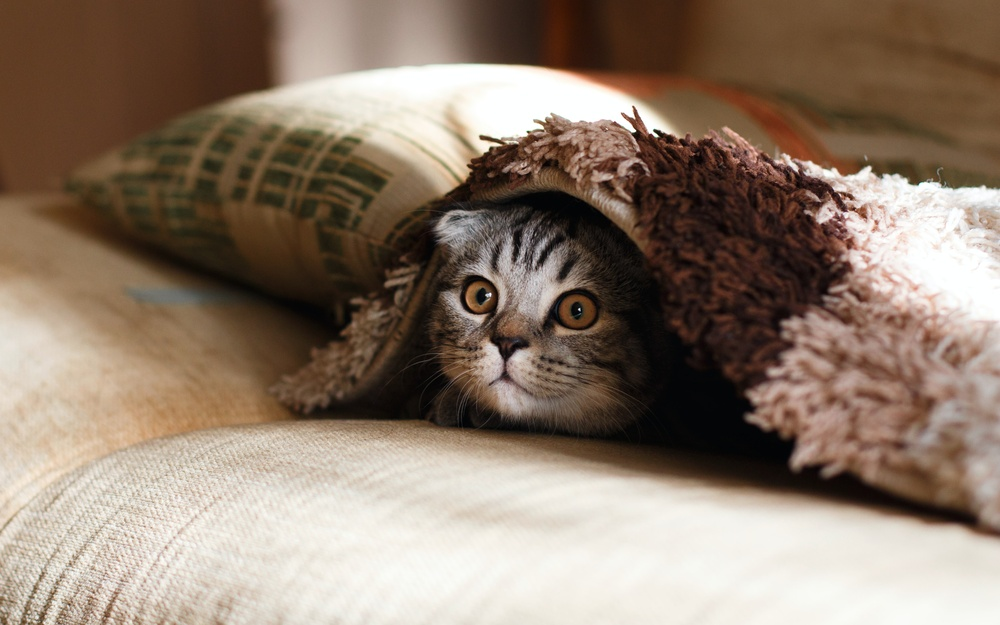
#> input picture Kitty House/kitty_house/images/1.jpg, 1000 x 625 px, shrunk from 5042 x 3151 before the run
$ python -i main.py   (imports and definitions only)
#> lines starting #> are read from the running program, lines starting #| are printed output that depends on the picture; after the words box and inside, x2 and y2 are one past the last pixel; in counts of white or black regions, pixels touching at a corner belong together
import cv2
import os
import numpy as np
from PIL import  Image,ImageFilter
# [18 lines left out: function pp, not called in this run]

def I2C(img):

    image = cv2.imread(img)
#> image is the input picture: shape (625, 1000, 3); mean B, G, R 109, 124.4, 142.2
    gray = cv2.cvtColor(image,cv2.COLOR_BGR2GRAY)
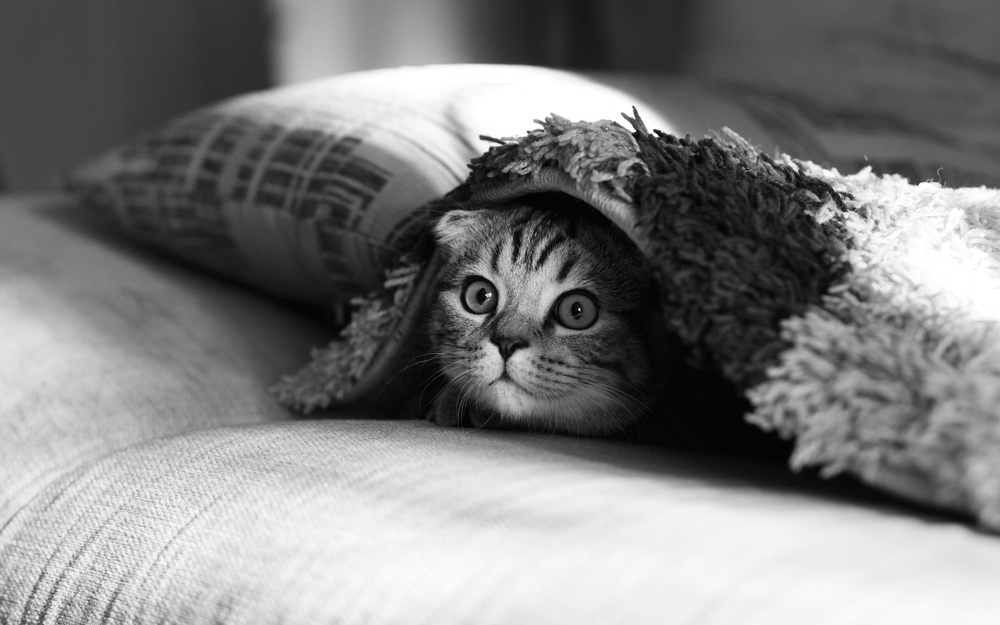
#> gray: shape (625, 1000); min 0, max 255, mean 128
    gray = cv2.medianBlur(gray,5)
    edges = cv2.adaptiveThreshold(gray,255,cv2.ADAPTIVE_THRESH_MEAN_C,cv2.THRESH_BINARY,9,9)
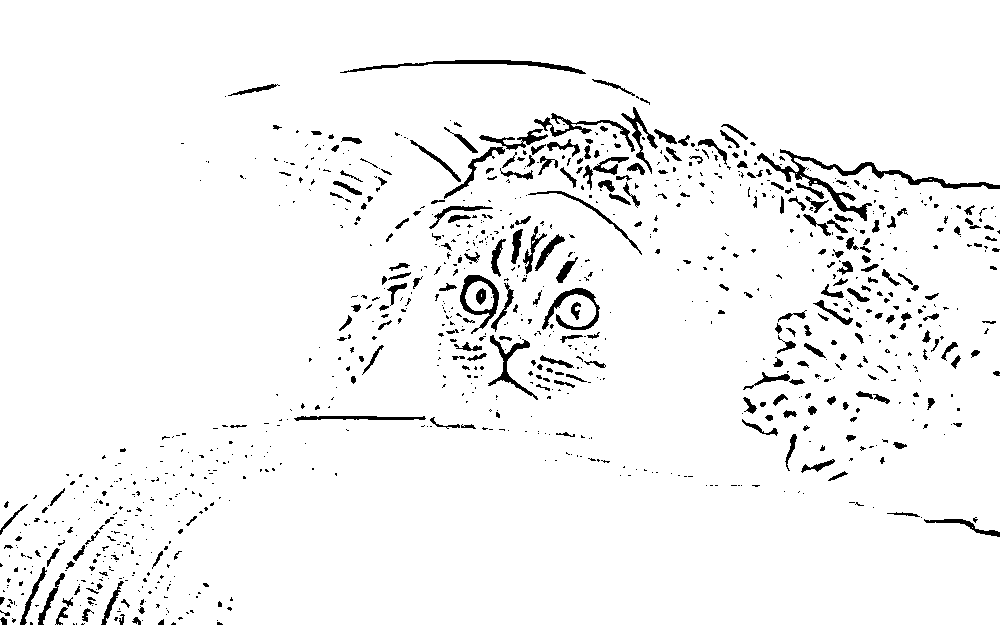
#> edges: shape (625, 1000); 95.6% white; 996 black regions (726 under 20 px), largest, box (x1, y1, x2, y2) and area: (757, 149, 1000, 221) 1934, (340, 60, 586, 74) 854, (542, 288, 600, 330) 668
    color = cv2.bilateralFilter(image,9,250,250)
    cartoon = cv2.bitwise_and(color,color,mask=edges)
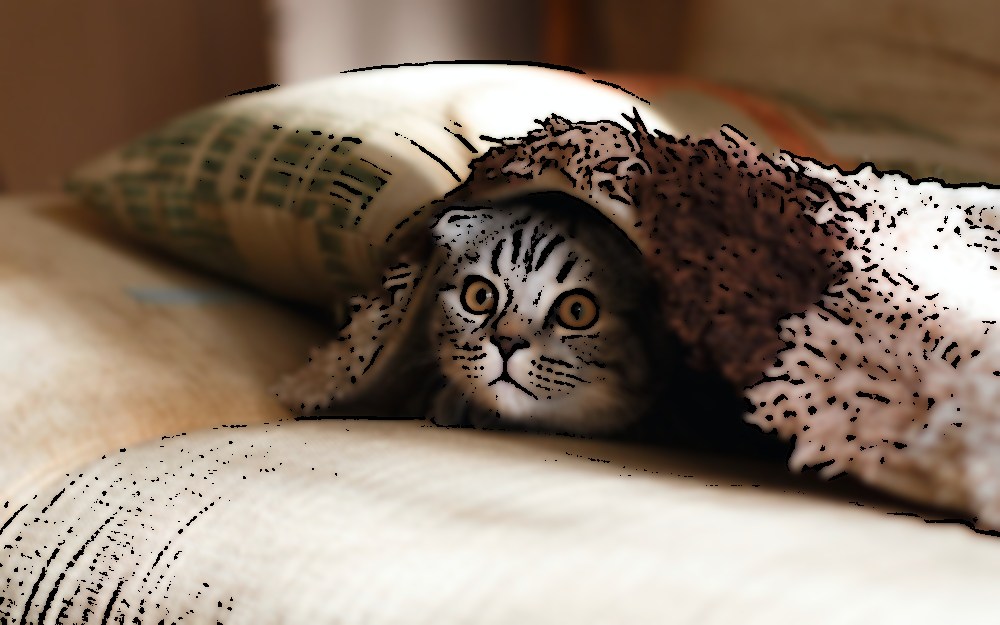
#> cartoon: shape (625, 1000, 3); mean B, G, R 105.8, 120.5, 137.4

    if '.jpg' in img:
        img=img.replace(".jpg",'I2C.jpg')
    elif '.jpeg' in img:
        img=img.replace(".jpeg",'I2C.jpeg')
    elif '.png' in img:
        img=img.replace(".png",'I2C.png')

    cv2.imwrite(img,cartoon)
    return img
# [40 lines left out: functions I2S, I2BnW, I2B, not called in this run]


>>> result = I2C('../../../Kitty House/kitty_house/images/1.jpg')

$ run again, on Kitty House/kitty_house/images/3.jpg
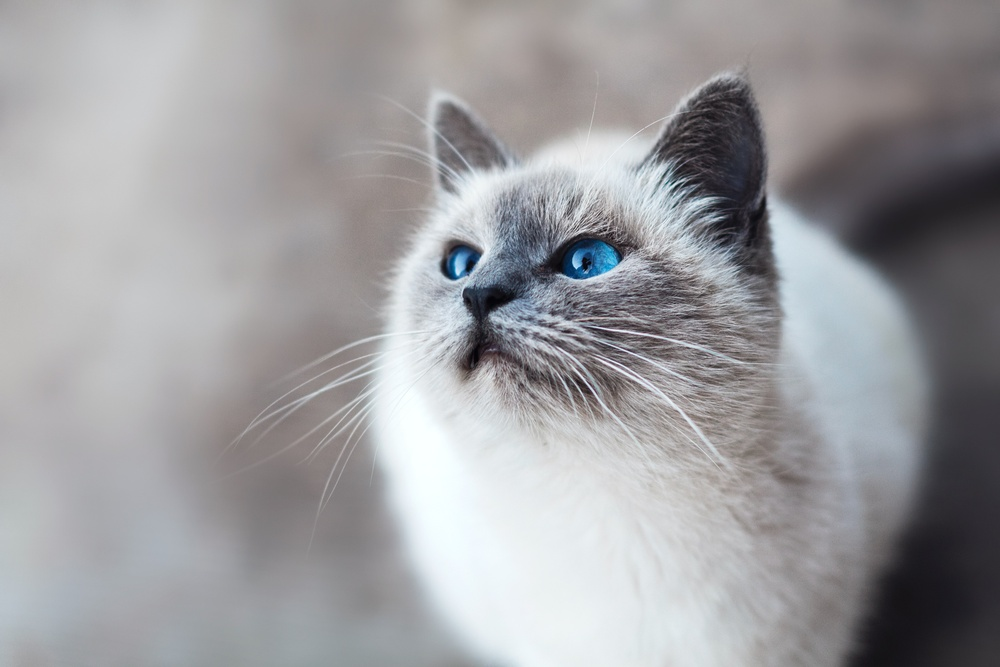
#> input picture Kitty House/kitty_house/images/3.jpg, 1000 x 667 px, shrunk from 5184 x 3456 before the run
#> in I2C, image is the input picture: shape (667, 1000, 3); mean B, G, R 159.4, 156.9, 157.2
#> in I2C, `edges = cv2.adaptiveThreshold(gray,255,cv2.ADAPTIVE_THRESH_MEAN_C,cv2...`:
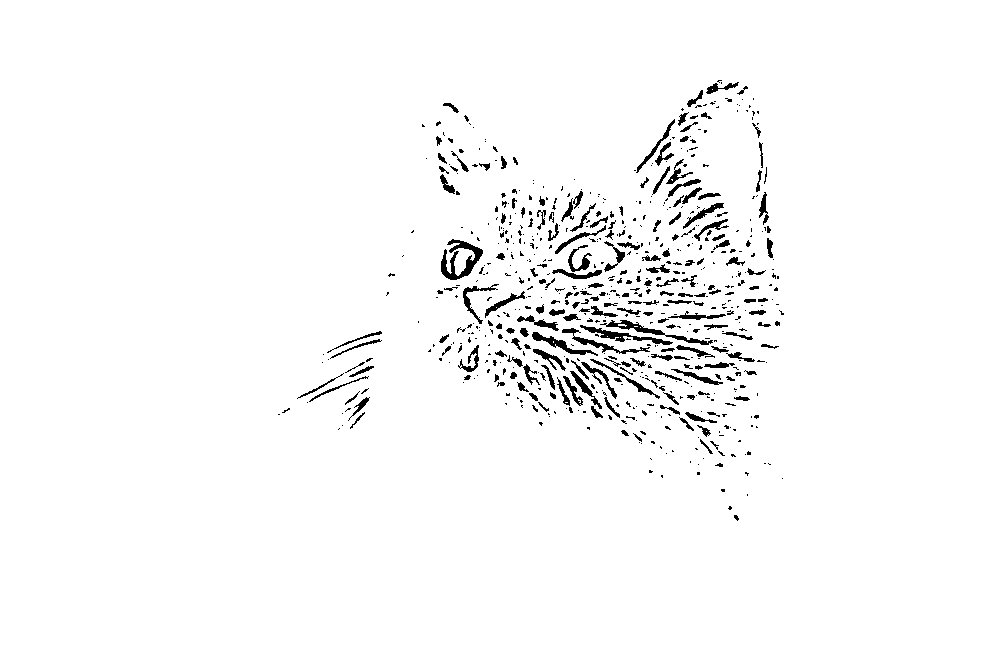
#> edges: shape (667, 1000); 97.4% white; 669 black regions (471 under 20 px), largest, box (x1, y1, x2, y2) and area: (441, 239, 483, 280) 705, (600, 320, 713, 345) 477, (580, 325, 673, 345) 432
#> in I2C, `cartoon = cv2.bitwise_and(color,color,mask=edges)`:
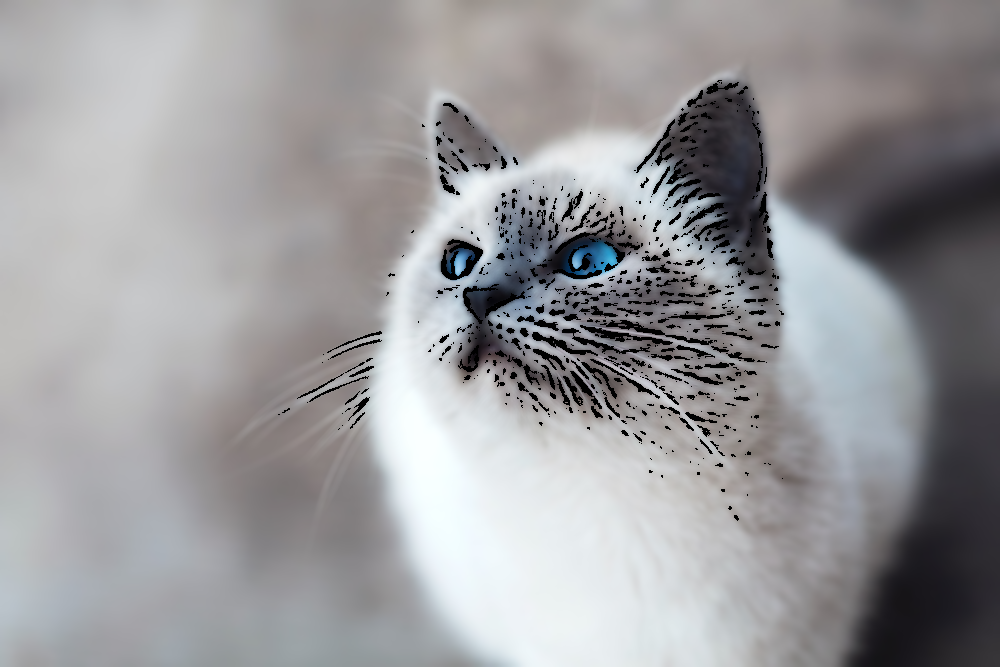
#> cartoon: shape (667, 1000, 3); mean B, G, R 156.3, 154, 154.3

$ run again, on Kitty House/kitty_house/images/4.jpg
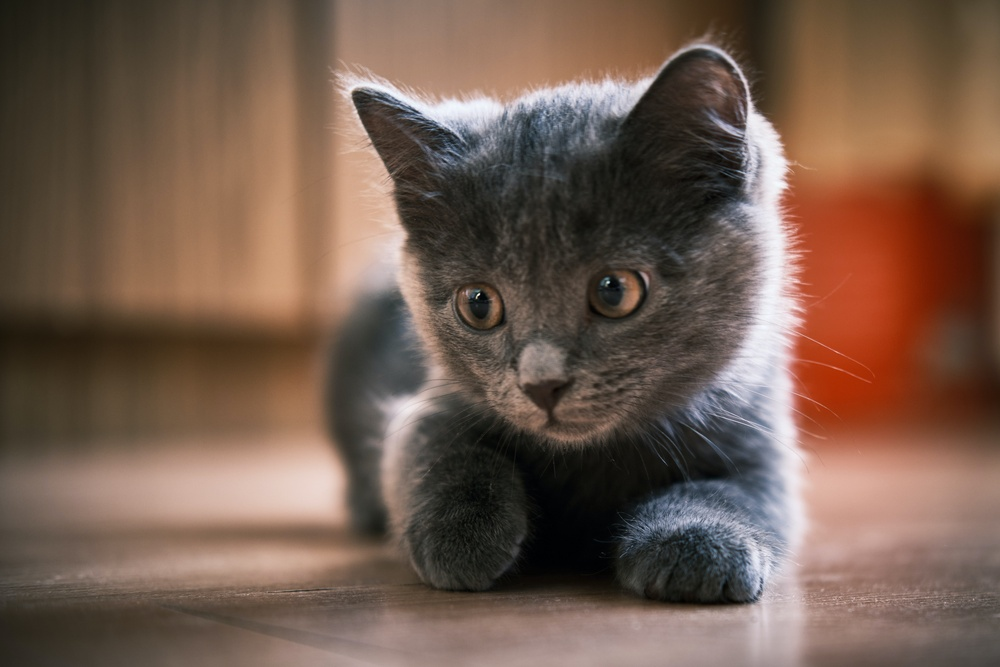
#> input picture Kitty House/kitty_house/images/4.jpg, 1000 x 667 px, shrunk from 5154 x 3436 before the run
#> in I2C, image is the input picture: shape (667, 1000, 3); mean B, G, R 78.1, 91.8, 115.3
#> in I2C, `edges = cv2.adaptiveThreshold(gray,255,cv2.ADAPTIVE_THRESH_MEAN_C,cv2...`:
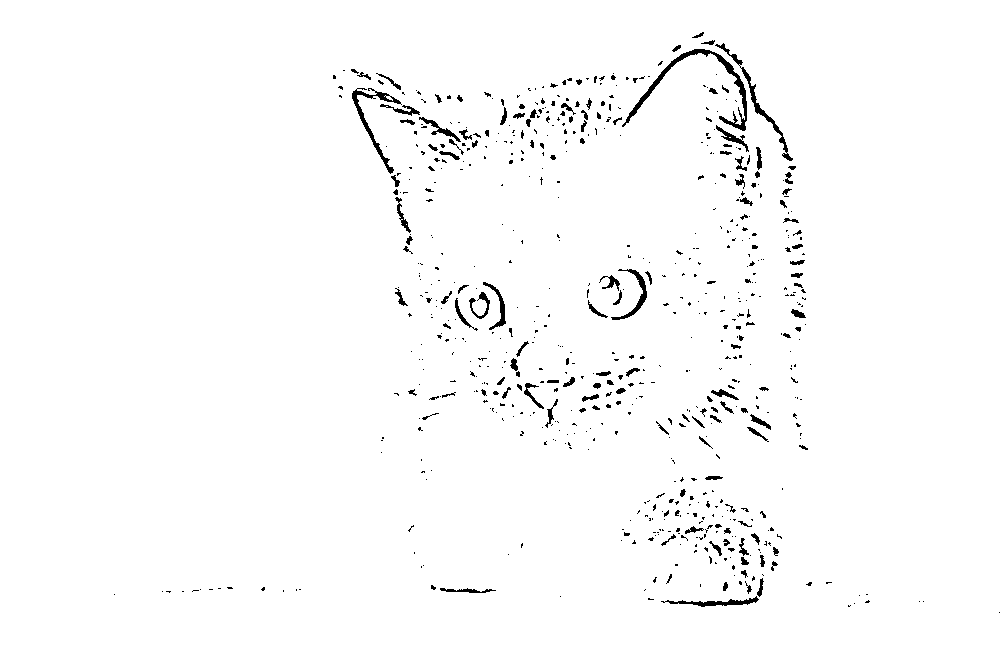
#> edges: shape (667, 1000); 98.2% white; 675 black regions (532 under 20 px), largest, box (x1, y1, x2, y2) and area: (622, 49, 747, 131) 1093, (352, 88, 402, 174) 603, (715, 43, 793, 161) 567
#> in I2C, `cartoon = cv2.bitwise_and(color,color,mask=edges)`:
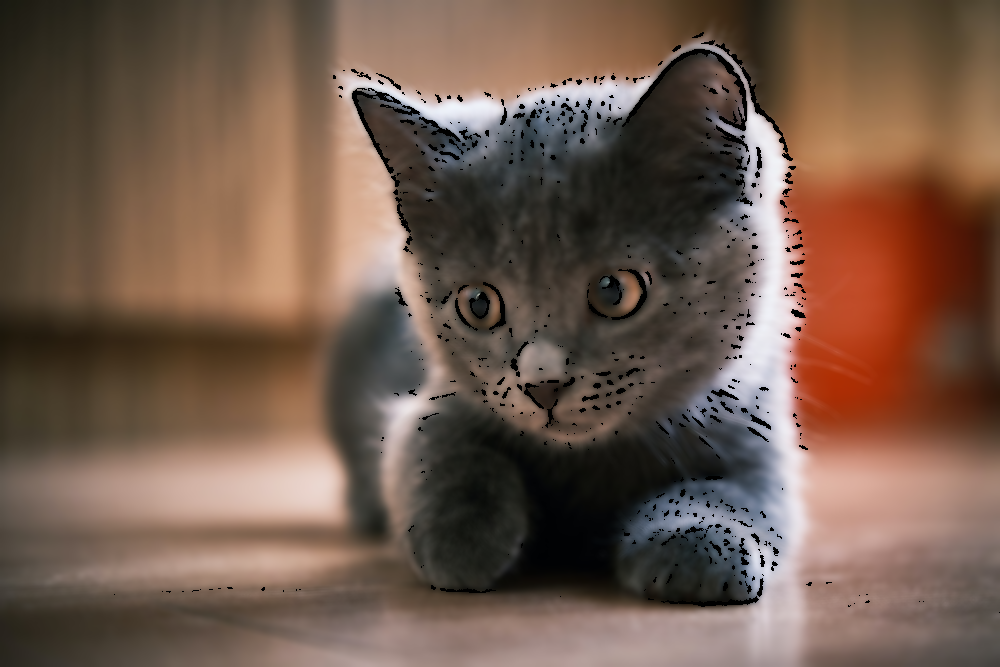
#> cartoon: shape (667, 1000, 3); mean B, G, R 76.5, 90.2, 113.5

$ run again, on Kitty House/kitty_house/images/5.jpg
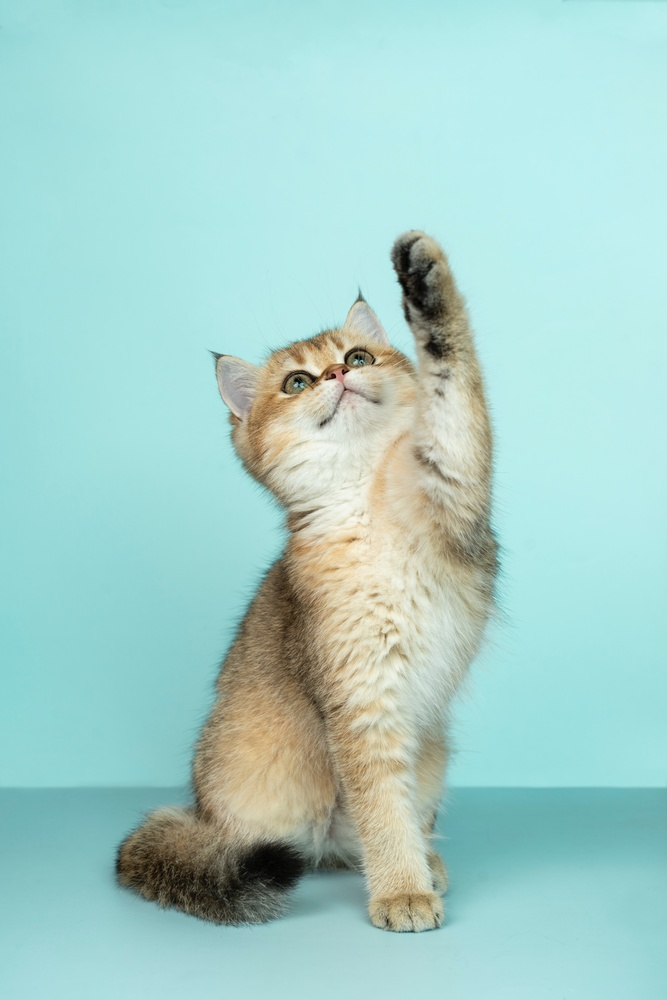
#> input picture Kitty House/kitty_house/images/5.jpg, 667 x 1000 px, shrunk from 5304 x 7952 before the run
#> in I2C, image is the input picture: shape (1000, 667, 3); mean B, G, R 202.1, 208.2, 166
#> in I2C, `edges = cv2.adaptiveThreshold(gray,255,cv2.ADAPTIVE_THRESH_MEAN_C,cv2...`:
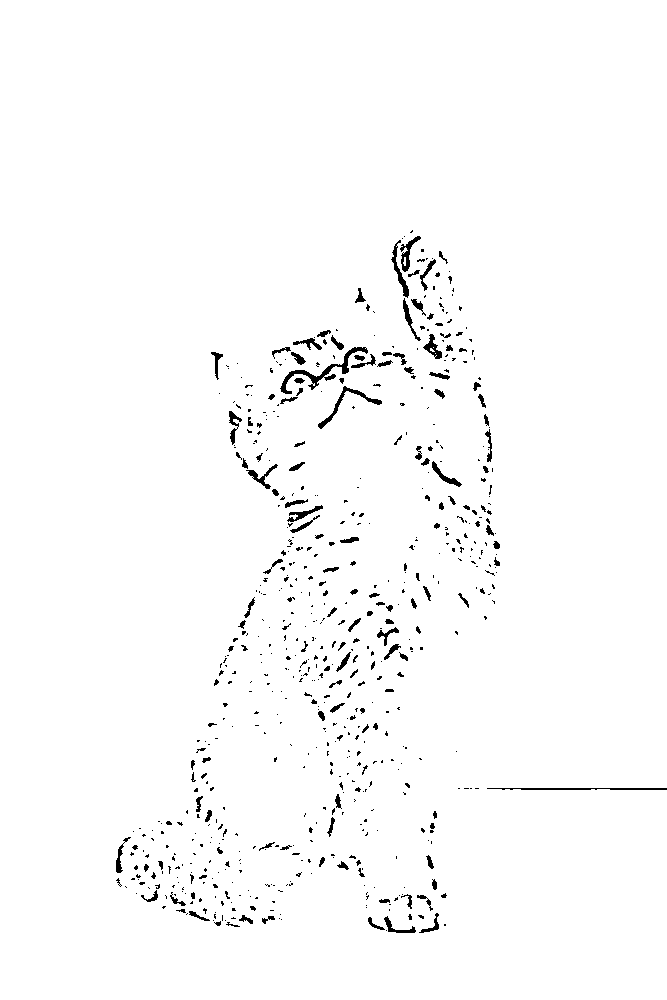
#> edges: shape (1000, 667); 98.2% white; 652 black regions (502 under 20 px), largest, box (x1, y1, x2, y2) and area: (280, 347, 368, 394) 633, (318, 386, 382, 429) 338, (487, 788, 667, 790) 315
#> in I2C, `cartoon = cv2.bitwise_and(color,color,mask=edges)`:
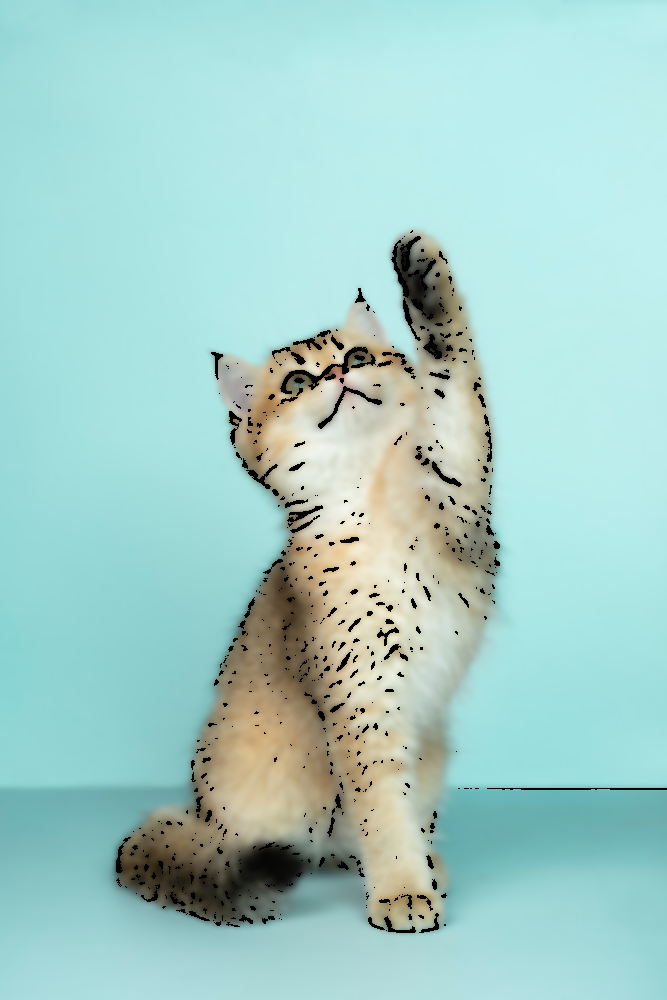
#> cartoon: shape (1000, 667, 3); mean B, G, R 200.2, 206, 163.7
